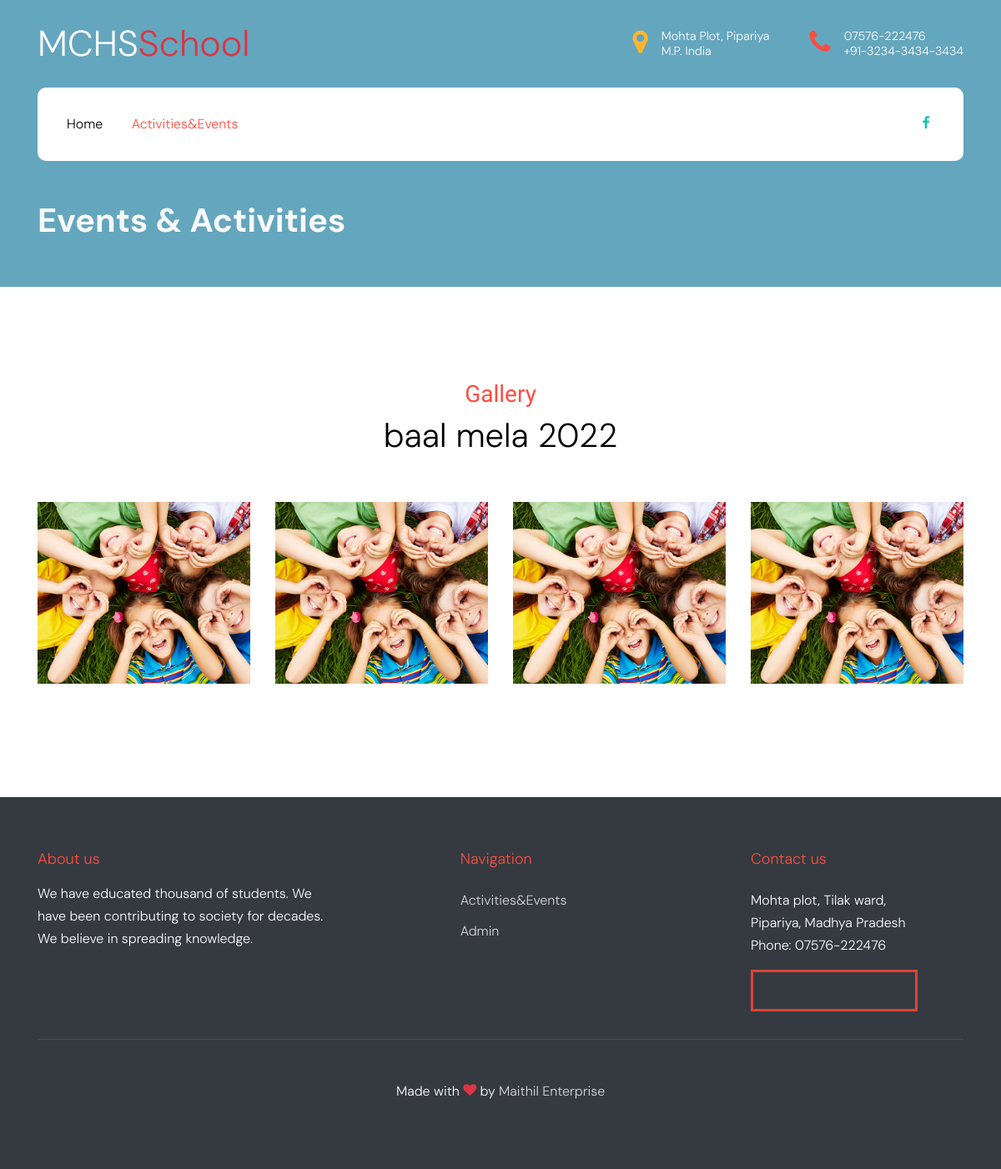
/activities&Events/gallery/9/, run on the app's committed database.
### main/models.py (models this page shows, shortened)
class Event(models.Model):
    title = models.CharField(max_length=100)
    content = models.TextField()
    timestamp = models.DateTimeField(auto_now_add=True)

class EventPicture(models.Model):
    event = models.ForeignKey('Event', on_delete=models.CASCADE)
    image = models.ImageField()
    featured = models.BooleanField(blank=True)

### main/views.py (the view)
# urls.py: path('activities&Events/gallery/<id>/', gallery, name="gallery")
def gallery(request, id):
    gallery_queryset = EventPicture.objects.filter(event_id=id)
    event_info_queryset = Event.objects.filter(id=id)
    header_color = random_color()
    context = {
        'pictures': gallery_queryset,
        'event_info': event_info_queryset,
        'header_color': header_color
    }
    return render(request, 'gallery.html', context)

### main/views.py (called while the page is built)
def random_color():
    colors = ['lightcoral', '#457b9d', '#81b29a', '#ee6c4d', '#9cafb7', '#4281a4', '#bcb8b1', '#e6b89c', '#a5a58d',
              '#02c39a', '#64a6bd', '#90be6d', '#bc4749', '#1fa6b8', '#3ec4d6', '#7c98b3', '#b36a5e', '#68e0c0', '#c5a158']
    return random.choice(colors)

### templates/gallery.html
{% extends 'base.html' %}
{% load static %}
{% block content %}
<div class="ftco-blocks-cover-1">
  <div class="site-section-cover-23 " style=" background-color:{{header_color}}">
    <div class="container">
      <div class="row align-items-center py-5 ">
        <div class="col-md-6 mt-5 pt-5">
          <h1 class="font-size-60 font-weight-bold text-light mt-5 pt-5">Events & Activities</h1>
        </div>
      </div>
    </div>
  </div>
</div>
<div class="site-section">
  <div class="container">
    <div class="row mb-5">
      <div class="col-12 text-center">
        <span class="text-cursive h3 text-red d-block">Gallery</span>
        {% for info in event_info %}
        <h1 class="text-black">{{info.title}}</h1>
        {% endfor %}
      </div>
    </div>
    <div class="row">
      {% for picture in pictures %}
      <div class="col-md-3 col-4 mb-4">
        <a href="{{picture.image.url}}" data-fancybox="gal"><img src="{{picture.image.url}}" alt="Image"
            class="img-fluid"></a>
      </div>
      {% endfor %}
    </div>
  </div>
</div>
{% endblock content %}

### templates/base.html (shortened to what this page needs)
<!doctype html>
<html lang="en">
{% include "head.html" %}
<body>
    {% include "header.html" %}
    {% block content %}
    {% endblock content %}
    {% include "footer.html" %}
</body>
</html>

### templates/head.html (shortened to what this page needs)
{% load static %}
<head>
    <link rel="stylesheet" href="{% static 'fonts/icomoon/style.css' %}">
    <link rel="stylesheet" href="{% static 'css/bootstrap.min.css' %}">
    <link rel="stylesheet" href="{% static 'css/bootstrap-datepicker.css' %}">
    <link rel="stylesheet" href="{% static 'css/jquery.fancybox.min.css' %}">
    <link rel="stylesheet" href="{% static 'css/owl.carousel.min.css' %}">
    <link rel="stylesheet" href="{% static 'css/owl.theme.default.min.css' %}">
    <link rel="stylesheet" href="{% static 'fonts/flaticon/font/flaticon.css' %}">
    <link rel="stylesheet" href="{% static 'css/aos.css' %}">
    <link rel="stylesheet" href="{% static 'css/style.css' %}">
</head>

### templates/header.html (shortened to what this page needs)
<body data-spy="scroll" data-target=".site-navbar-target" data-offset="300">
    <div class="site-wrap" id="home-section">
        <header class="site-navbar site-navbar-target" role="banner">
            <div class="container mb-3">
                <div class="d-flex align-items-center">
                    <div class="site-logo mr-auto">
                        <a href="{% url 'main:index' %}">MCHS<span class="text-primary">School</span></a>
                    </div>
                    <div class="site-quick-contact d-none d-lg-flex ml-auto ">
                        <div class="d-flex site-info align-items-center mr-5">
                            <span class="block-icon mr-3"><span class="icon-map-marker text-yellow"></span></span>
                            <span>Mohta Plot, Pipariya<br>M.P. India</span>
                        </div>
                        <div class="d-flex site-info align-items-center">
                            <span class="block-icon mr-3"><span class="icon-phone"></span></span>
                            <span>07576-222476 <br> +91-3234-3434-3434</span>
                        </div>
                    </div>
                </div>
            </div>
            <div class="container">
                <div class="menu-wrap d-flex align-items-center">
                    <nav class="site-navigation text-left mr-auto d-none d-lg-block" role="navigation">
                        <ul class="site-menu main-menu js-clone-nav mr-auto ">
                            {% with url_name=request.resolver_match.url_name %}
                            <li class="{% if url_name == 'index' %}active{% endif %}"><a href="{% url 'main:index' %}"
                                    class="nav-link">Home</a></li>
                            <li class="{% if url_name == 'event' or url_name == 'gallery' %}active{% endif %}"><a
                                    href="{% url 'main:event' %}" class="nav-link">Activities&Events</a></li>
                            {% endwith %}
                        </ul>
                    </nav>
                    <div class="top-social ml-auto">
                        <a href="#"><span class="icon-facebook text-teal"></span></a>
                    </div>
                </div>
            </div>
        </header>

### templates/footer.html
<footer class="site-footer">
    <div class="container">
        <div class="row">
            <div class="col-lg-4">
                <h2 class="footer-heading mb-3">About us</h2>
                <p class="mb-5">We have educated thousand of students. We have been contributing to society for decades.
                    We believe in spreading knowledge.</p>
            </div>
            <div class="col-lg-2 mx-auto mb-3">
                <div class="row">
                    <div class="col-lg-4 ml-auto">
                        <h2 class="footer-heading mb-md-4 mb-2">Navigation</h2>
                        <ul class="list-unstyled">
                            <li><a href="{% url 'main:event' %}">Activities&Events</a></li>
                            <li><a href="staff-admin/">Admin</a></li>
                        </ul>
                    </div>
                </div>
            </div>
            <div class="col-lg-6 ml-auto mb-2">
                <div class="row">
                    <div class="col-lg-6 ml-auto">
                        <h2 class="footer-heading mb-md-4 mb-2">Contact us</h2>
                        <p>Mohta plot, Tilak ward,<br>
                            Pipariya, Madhya Pradesh<br>
                            Phone: 07576-222476
                        </p>
                        <p>
                            <iframe
                                src="https://www.google.com/maps/embed?pb=!1m14!1m8!1m3!1d14717.187053843822!2d78.3529553!3d22.7543655!3m2!1i1024!2i768!4f13.1!3m3!1m2!1s0x0%3A0x5503d46f4e8f5904!2sMahesh%20Convent%20H.S%20School!5e0!3m2!1sen!2sin!4v1593688099607!5m2!1sen!2sin"
                                width="200" height="50" frameborder="5" style="border: 3px solid  #dd4338;"
                                allowfullscreen="" aria-hidden="false" tabindex="0"></iframe>
                        </p>
                    </div>
                </div>
            </div>
        </div>
        <div class="row  text-center">
            <div class="col-md-12">
                <div class="border-top pt-5">
                    <p>
                        Made with <i class="icon-heart text-danger" aria-hidden="true"></i> by <a href="#">Maithil
                            Enterprise</a>
                    </p>
                </div>
            </div>
        </div>
    </div>
</footer>
</div>

### templates/scripts.html (shortened to what this page needs)
{% load static %}

### static/css/style.css (style rules this page uses)
.text-cursive { font-family: "Indie Flower", cursive !important; }
html { overflow-x: hidden; }
body { line-height: 1.7; color: #364d59 !important; font-weight: 300; font-size: 1rem; }
a { -webkit-transition: .3s all ease; -o-transition: .3s all ease; transition: .3s all ease; text-decoration: none; }
h1, h2, h3, h4, h5, .h1, .h2, .h3, .h4, .h5 { font-weight: 300; color: #364d59; }
.text-black { color: #000 !important; }
.site-section { padding: 2.5em 0; }
@media (min-width: 768px) { .site-section { padding: 5em 0; } }
.site-footer { padding: 4em 0; background: #343a40; }
@media (min-width: 768px) { .site-footer { padding: 4em 0; } }
.site-footer .border-top { border-top: 1px solid rgba(255, 255, 255, 0.1) !important; }
.site-footer p { color: #fff; }
.site-footer h2, .site-footer h3, .site-footer h4, .site-footer h5 { color: #fff; }
.site-footer a { color: rgba(255, 255, 255, 0.8); }
.site-footer ul li { margin-bottom: 10px; }
.site-footer .footer-heading { font-size: 18px; color: #fd4d40; }
.site-navbar { margin-bottom: 0px; z-index: 1999; position: absolute; top: 0; width: 100%; padding: 1rem; }
.site-navbar .site-logo { margin: 0; padding: 0; font-size: 2.7rem; }
.site-navbar .site-logo a { color: #fff; }
.site-navbar .site-navigation .site-menu { margin: 0; padding: 0; margin-bottom: 0; }
.site-navbar .site-navigation .site-menu .active { color: #fd4d40 !important; }
.site-navbar .site-navigation .site-menu a { text-decoration: none !important; display: inline-block; }
.site-navbar .site-navigation .site-menu>li { display: inline-block; }
.site-navbar .site-navigation .site-menu>li>a { margin-left: 15px; margin-right: 15px; padding: 20px 0px; color: #000 !important; display: inline-block; text-decoration: none !important; }
.site-navbar .site-navigation .site-menu>li.active>a { color: #fd4d40 !important; }
.site-mobile-menu .site-nav-wrap { padding: 0; margin: 0; list-style: none; position: relative; }
.site-mobile-menu .site-nav-wrap a { padding: 10px 20px; display: block; position: relative; color: #212529; }
.site-mobile-menu .site-nav-wrap li { position: relative; display: block; }
.site-mobile-menu .site-nav-wrap li.active>a { color: #fd4d40; }
.site-mobile-menu .site-nav-wrap>li { display: block; position: relative; float: left; width: 100%; }
.site-mobile-menu .site-nav-wrap>li>a { padding-left: 20px; font-size: 20px; }
.site-section { padding: 7rem 0; }
.site-info { line-height: 1.2; color: #fff; font-size: .9rem; }
.site-info .block-icon { font-size: 2rem; color: #fd4d40; }
.top-social a { display: inline-block; padding: 20px; }
.menu-wrap { padding: 10px 20px; background: #fff; border-radius: 10px; }
.text-red { color: #fd4d40; }
.text-yellow { color: #fdb62f; }
.text-teal { color: #16c3b0; }

### data on the page
Event: title "baal mela 2022"
EventPicture: image (picture)
EventPicture: image (picture)
EventPicture: image (picture)
EventPicture: image (picture)
